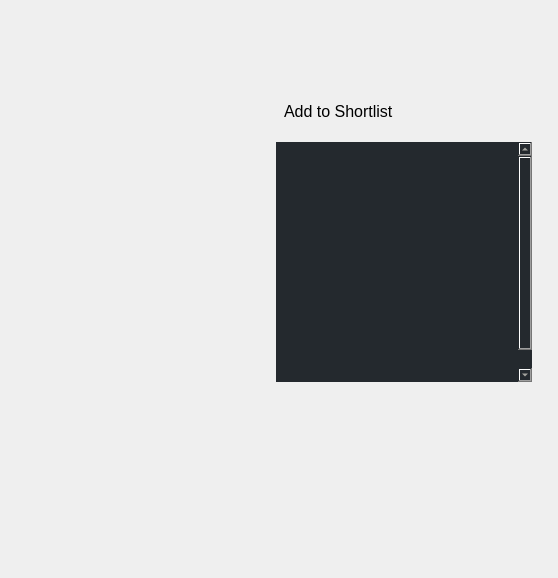
        <widget class="QWidget" name="display_page">
         <layout class="QVBoxLayout" name="verticalLayout_17">
          <item>
           <widget class="QWidget" name="displaywidget" native="true">
            <layout class="QHBoxLayout" name="horizontalLayout_13">
             <property name="spacing">
              <number>10</number>
             </property>
             <item>
              <layout class="QVBoxLayout" name="verticalLayout_15">
               <item>
                <widget class="QLabel" name="display_image">
                 <property name="minimumSize">
                  <size>
                   <width>240</width>
                   <height>360</height>
                  </size>
                 </property>
                 <property name="maximumSize">
                  <size>
                   <width>240</width>
                   <height>360</height>
                  </size>
                 </property>
                 <property name="text">
                  <string/>
                 </property>
                 <property name="scaledContents">
                  <bool>true</bool>
                 </property>
                </widget>
               </item>
               <item>
                <widget class="QLabel" name="display_lang">
                 <property name="styleSheet">
                  <string notr="true">font:16pt;</string>
                 </property>
                 <property name="text">
                  <string/>
                 </property>
                </widget>
               </item>
               <item>
                <widget class="QLabel" name="display_pop">
                 <property name="maximumSize">
                  <size>
                   <width>240</width>
                   <height>16777215</height>
                  </size>
                 </property>
                 <property name="styleSheet">
                  <string notr="true">font:16pt;</string>
                 </property>
                 <property name="text">
                  <string/>
                 </property>
                </widget>
               </item>
              </layout>
             </item>
             <item>
              <layout class="QVBoxLayout" name="verticalLayout_16">
               <property name="spacing">
                <number>15</number>
               </property>
               <property name="leftMargin">
                <number>6</number>
               </property>
               <property name="topMargin">
                <number>6</number>
               </property>
               <property name="rightMargin">
                <number>6</number>
               </property>
               <property name="bottomMargin">
                <number>6</number>
               </property>
               <item>
                <widget class="QLabel" name="display_title">
                 <property name="minimumSize">
                  <size>
                   <width>0</width>
                   <height>50</height>
                  </size>
                 </property>
                 <property name="maximumSize">
                  <size>
                   <width>16777215</width>
                   <height>50</height>
                  </size>
                 </property>
                 <property name="styleSheet">
                  <string notr="true">font:22pt;</string>
                 </property>
                 <property name="text">
                  <string/>
                 </property>
                </widget>
               </item>
               <item>
                <layout class="QHBoxLayout" name="horizontalLayout_14">
                 <property name="spacing">
                  <number>1</number>
                 </property>
                 <item>
                  <widget class="QPushButton" name="display_add_toshortlist">
                   <property name="minimumSize">
                    <size>
                     <width>200</width>
                     <height>36</height>
                    </size>
                   </property>
                   <property name="maximumSize">
                    <size>
                     <width>32</width>
                     <height>32</height>
                    </size>
                   </property>
                   <property name="cursor">
                    <cursorShape>PointingHandCursor</cursorShape>
                   </property>
                   <property name="styleSheet">
                    <string notr="true">padding:8px;
                     min-height:20px;
                     font:12pt;
                     border:none;
                     opacity:0;
                        text-align:left;
                    </string>
                   </property>
                   <property name="text">
                    <string>Add to Shortlist</string>
                   </property>
                   <property name="icon">
                    <iconset>
                     <normaloff>../Icons/like_unchecked.ico</normaloff>
                        <normalon>../Icons/like_checked.ico</normalon>../Icons/like_unchecked.ico
                    </iconset>
                   </property>
                   <property name="iconSize">
                    <size>
                     <width>24</width>
                     <height>24</height>
                    </size>
                   </property>
                   <property name="checkable">
                    <bool>true</bool>
                   </property>
                  </widget>
                 </item>
                 <item>
                  <spacer name="horizontalSpacer_7">
                   <property name="orientation">
                    <enum>Qt::Horizontal</enum>
                   </property>
                   <property name="sizeHint" stdset="0">
                    <size>
                     <width>40</width>
                     <height>20</height>
                    </size>
                   </property>
                  </spacer>
                 </item>
                </layout>
               </item>
               <item>
                <widget class="QTextBrowser" name="display_overview">
                    <property name="minimumSize">
                        <size>
                            <width>0</width>
                            <height>240</height>
                        </size>
                    </property>
                 <property name="styleSheet">
                  <string notr="true">background-color:#24292e;
                   color:#eeeade;
                   font:14pt;
                  </string>
                 </property>
                 <property name="frameShape">
                  <enum>QFrame::Panel</enum>
                 </property>
                 <property name="frameShadow">
                  <enum>QFrame::Plain</enum>
                 </property>
                 <property name="lineWidth">
                  <number>0</number>
                 </property>
                 <property name="html">
                  <string>&lt;!DOCTYPE HTML PUBLIC &quot;-//W3C//DTD HTML 4.0//EN&quot; &quot;http://www.w3.org/TR/REC-html40/strict.dtd&quot;&gt;
                      &lt;html&gt;&lt;head&gt;&lt;meta name=&quot;qrichtext&quot; content=&quot;1&quot; /&gt;&lt;style
                      type=&quot;text/css&quot;&gt;
                      p, li { white-space: pre-wrap; }
                      &lt;/style&gt;&lt;/head&gt;&lt;body style=&quot; font-family:'MS Shell Dlg 2'; font-size:14pt;
                      font-weight:400; font-style:normal;&quot;&gt;
                      &lt;p style=&quot; margin-top:0px; margin-bottom:0px; margin-left:0px; margin-right:0px;
                      -qt-block-indent:0; text-indent:0px;&quot;&gt; &lt;/p&gt;
                      &lt;p style=&quot; margin-top:0px; margin-bottom:0px; margin-left:0px; margin-right:0px;
                      -qt-block-indent:0; text-indent:0px;&quot;&gt; &lt;/p&gt;
                      &lt;p style=&quot; margin-top:0px; margin-bottom:0px; margin-left:0px; margin-right:0px;
                      -qt-block-indent:0; text-indent:0px;&quot;&gt; &lt;/p&gt;
                      &lt;p style=&quot; margin-top:0px; margin-bottom:0px; margin-left:0px; margin-right:0px;
                      -qt-block-indent:0; text-indent:0px;&quot;&gt; &lt;/p&gt;
                      &lt;p style=&quot; margin-top:0px; margin-bottom:0px; margin-left:0px; margin-right:0px;
                      -qt-block-indent:0; text-indent:0px;&quot;&gt; &lt;/p&gt;
                      &lt;p style=&quot; margin-top:0px; margin-bottom:0px; margin-left:0px; margin-right:0px;
                      -qt-block-indent:0; text-indent:0px;&quot;&gt; &lt;/p&gt;
                      &lt;p style=&quot; margin-top:0px; margin-bottom:0px; margin-left:0px; margin-right:0px;
                      -qt-block-indent:0; text-indent:0px;&quot;&gt; &lt;/p&gt;
                      &lt;p style=&quot; margin-top:0px; margin-bottom:0px; margin-left:0px; margin-right:0px;
                      -qt-block-indent:0; text-indent:0px;&quot;&gt; &lt;/p&gt;
                      &lt;p style=&quot; margin-top:0px; margin-bottom:0px; margin-left:0px; margin-right:0px;
                      -qt-block-indent:0; text-indent:0px;&quot;&gt; &lt;/p&gt;&lt;/body&gt;&lt;/html&gt;
                  </string>
                 </property>
                </widget>
               </item>
               <item>
                <widget class="QLabel" name="display_date">
                 <property name="minimumSize">
                  <size>
                   <width>0</width>
                   <height>60</height>
                  </size>
                 </property>
                 <property name="maximumSize">
                  <size>
                   <width>16777215</width>
                   <height>40</height>
                  </size>
                 </property>
                 <property name="styleSheet">
                  <string notr="true">font:14pt;</string>
                 </property>
                 <property name="text">
                  <string/>
                 </property>
                </widget>
               </item>
               <item>
                <widget class="QLabel" name="display_genre">
                 <property name="minimumSize">
                  <size>
                   <width>0</width>
                   <height>40</height>
                  </size>
                 </property>
                 <property name="maximumSize">
                  <size>
                   <width>16777215</width>
                   <height>40</height>
                  </size>
                 </property>
                 <property name="styleSheet">
                  <string notr="true">font:14pt;</string>
                 </property>
                 <property name="text">
                  <string/>
                 </property>
                 <property name="alignment">
                  <set>Qt::AlignLeading|Qt::AlignLeft|Qt::AlignVCenter</set>
                 </property>
                 <property name="wordWrap">
                  <bool>true</bool>
                 </property>
                </widget>
               </item>
               <item>
                <spacer name="verticalSpacer_12">
                 <property name="orientation">
                  <enum>Qt::Vertical</enum>
                 </property>
                 <property name="sizeHint" stdset="0">
                  <size>
                   <width>20</width>
                   <height>40</height>
                  </size>
                 </property>
                </spacer>
               </item>
              </layout>
             </item>
            </layout>
           </widget>
          </item>
         </layout>
        </widget>
